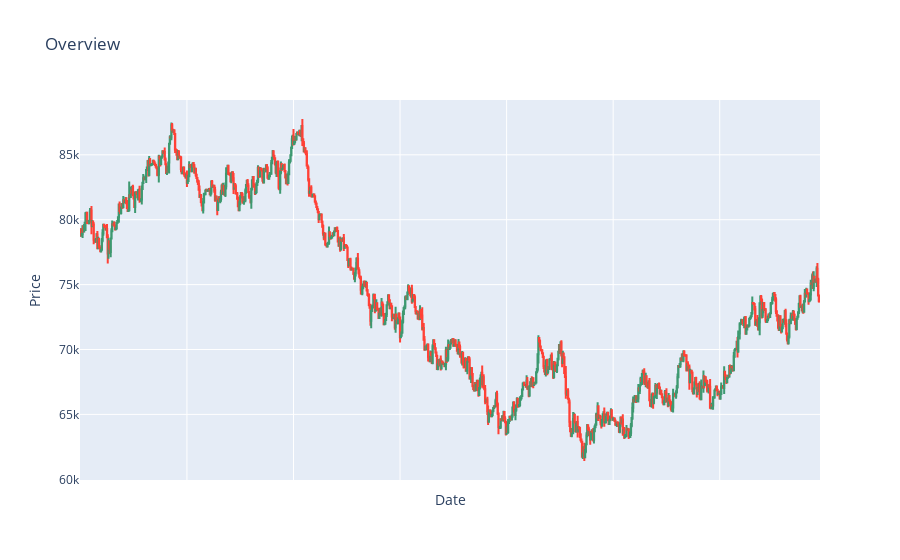

Notebook cell for this chart:
### Code cell
cls = GenerateCandles()

candles = cls.BrownianMotion(
    candlesCount = 100000, 
    mean = 0, 
    maxMargin = 50000, 
    volatility = 500, 
    wicks = [40, 40], 
    frequency = "5m"
)

# saveCandles(candles, location = "Candlestick-Noise/Data/Generated-1year-50,50-5min-vola-i.pkl", saveImage = True, method = "plotly")

plotDataset(candles.iloc[0:1000], method = "plotly")

### Figure 1 — Plotly figure (JSON) as saved in the notebook; plotly's stock layout.template omitted (floating-point values rounded to 4 significant figures; data arrays with more than 128 entries replaced by an {"elided": "..."} marker saying what was removed)
{"data": [{"close": {"elided": "1000 float values"}, "high": {"elided": "1000 float values"}, "low": {"elided": "1000 float values"}, "name": "Candlestick data", "open": {"elided": "1000 float values"}, "type": "candlestick", "x": {"elided": "1000 str values"}}], "layout": {"title": {"text": "Overview"}, "xaxis": {"rangeslider": {"visible": false}, "showticklabels": false, "title": {"text": "Date"}}, "yaxis": {"fixedrange": false, "title": {"text": "Price"}}}}
